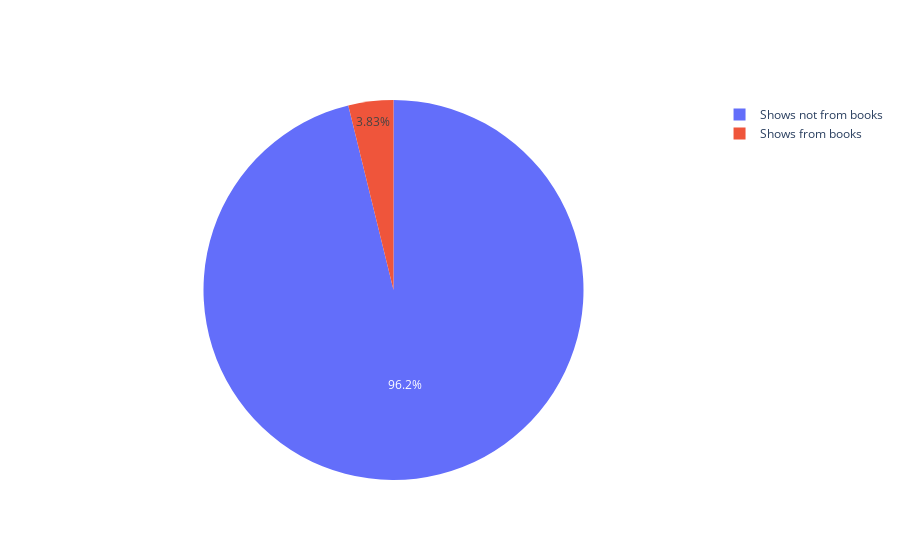

Notebook source saved alongside this figure:
### Code cell
import plotly.graph_objects as go
labels = ['Shows from books','Shows not from books']
values = [248,6234]
fig = go.Figure(data=[go.Pie(labels=labels, values=values)])
fig.show()

### Figure 1 — Plotly figure (JSON) as saved in the notebook; plotly's stock layout.template omitted (floating-point values rounded to 4 significant figures)
{"data": [{"labels": ["Shows from books", "Shows not from books"], "type": "pie", "values": [248, 6234]}], "layout": {}}
